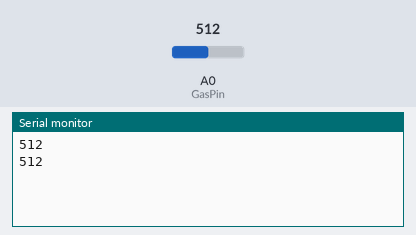
Recording of a sketch running on a simulated Arduino Uno, built with avr-gcc and run on an emulated ATmega328P. Shown: the last lines printed to the serial monitor. The test bench sets the inputs (shaded band); at power-on: A0 (GasPin) = 512.

Above: at 5.0 s.
5.1 s: A0 (GasPin) set to 716
At 7.0 s:
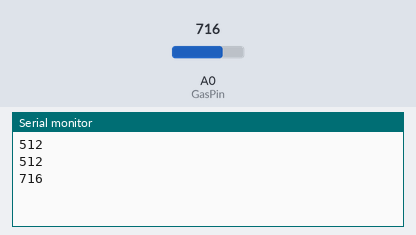
8.4 s: A0 (GasPin) set to 900
At 9.9 s:
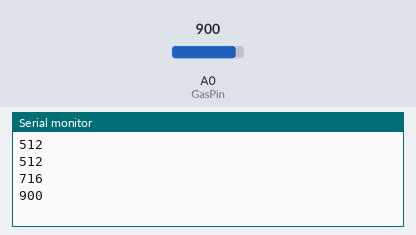
Timing chart, 0 to 11.4 s (numbered marks = the images above; inputs shaded):
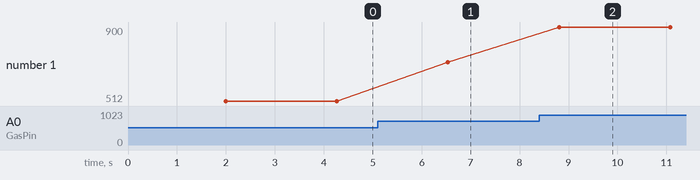

Measured:
- after the input at 5.1 s, the serial monitor: prints a new line after 1.4 s (image 1)
- after the input at 8.4 s, the serial monitor: prints a new line after 0.41 s (image 2)
- plotted number 1: 512 → 716 after the input at 5.1 s, 716 → 900 after the input at 8.4 s

The sketch:

Truyen_Gas.ino
```cpp
#define PIN_SEND 3
#include <IRremote.h>

int GasPin = 0;
int val;

void setup() {
  Serial.begin(9600);
  IrSender.begin(PIN_SEND);
}

void loop() {
  delay(2000);
  val = analogRead(GasPin);
  Serial.println(val, DEC);
  if (val > 210) {
    IrSender.sendNECRaw(1);
    delay(200);
  }
  else{
    IrSender.sendNECRaw(0);
    delay(200);
  }

}
```
